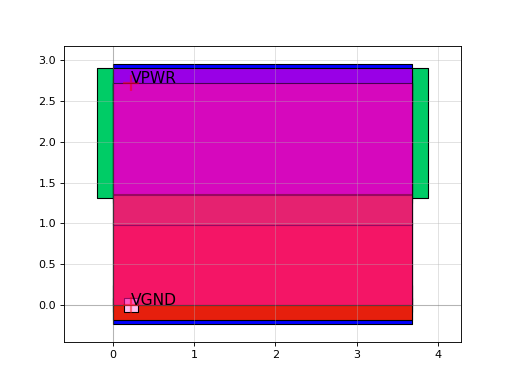

This chart was generated by the following Python code:
import sky130

c = sky130.components.sky130_fd_sc_hd__o21ba_1()
c.plot()
